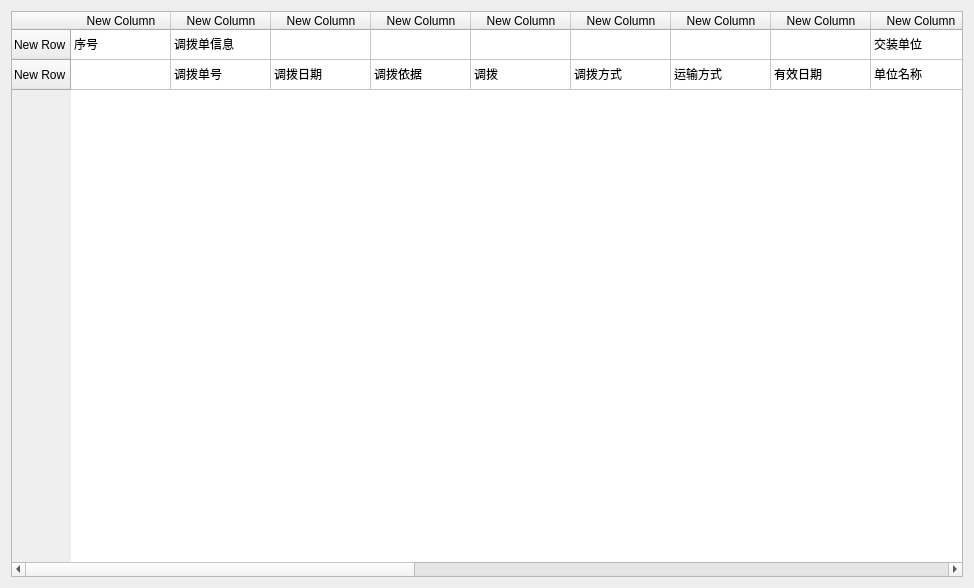
<?xml version="1.0" encoding="UTF-8"?>
<ui version="4.0">
 <class>Dialog</class>
 <widget class="QDialog" name="Dialog">
  <property name="geometry">
   <rect>
    <x>0</x>
    <y>0</y>
    <width>974</width>
    <height>588</height>
   </rect>
  </property>
  <property name="windowTitle">
   <string>Dialog</string>
  </property>
  <layout class="QHBoxLayout" name="horizontalLayout">
   <item>
    <widget class="QTableWidget" name="tw_result">
     <property name="layoutDirection">
      <enum>Qt::LeftToRight</enum>
     </property>
     <row>
      <property name="text">
       <string>New Row</string>
      </property>
     </row>
     <row>
      <property name="text">
       <string>New Row</string>
      </property>
     </row>
     <column>
      <property name="text">
       <string>New Column</string>
      </property>
     </column>
     <column>
      <property name="text">
       <string>New Column</string>
      </property>
     </column>
     <column>
      <property name="text">
       <string>New Column</string>
      </property>
     </column>
     <column>
      <property name="text">
       <string>New Column</string>
      </property>
     </column>
     <column>
      <property name="text">
       <string>New Column</string>
      </property>
     </column>
     <column>
      <property name="text">
       <string>New Column</string>
      </property>
     </column>
     <column>
      <property name="text">
       <string>New Column</string>
      </property>
     </column>
     <column>
      <property name="text">
       <string>New Column</string>
      </property>
     </column>
     <column>
      <property name="text">
       <string>New Column</string>
      </property>
     </column>
     <column>
      <property name="text">
       <string>New Column</string>
      </property>
     </column>
     <column>
      <property name="text">
       <string>New Column</string>
      </property>
     </column>
     <column>
      <property name="text">
       <string>New Column</string>
      </property>
     </column>
     <column>
      <property name="text">
       <string>New Column</string>
      </property>
     </column>
     <column>
      <property name="text">
       <string>New Column</string>
      </property>
     </column>
     <column>
      <property name="text">
       <string>New Column</string>
      </property>
     </column>
     <column>
      <property name="text">
       <string>New Column</string>
      </property>
     </column>
     <column>
      <property name="text">
       <string>New Column</string>
      </property>
     </column>
     <column>
      <property name="text">
       <string>New Column</string>
      </property>
     </column>
     <column>
      <property name="text">
       <string>New Column</string>
      </property>
     </column>
     <item row="0" column="0">
      <property name="text">
       <string>序号</string>
      </property>
     </item>
     <item row="0" column="1">
      <property name="text">
       <string>调拨单信息</string>
      </property>
     </item>
     <item row="0" column="2">
      <property name="text">
       <string/>
      </property>
     </item>
     <item row="0" column="8">
      <property name="text">
       <string>交装单位</string>
      </property>
     </item>
     <item row="0" column="9">
      <property name="text">
       <string/>
      </property>
     </item>
     <item row="0" column="11">
      <property name="text">
       <string>接装单位</string>
      </property>
     </item>
     <item row="0" column="12">
      <property name="text">
       <string/>
      </property>
     </item>
     <item row="0" column="14">
      <property name="text">
       <string>装备名称</string>
      </property>
     </item>
     <item row="0" column="15">
      <property name="text">
       <string>计量单位</string>
      </property>
     </item>
     <item row="0" column="16">
      <property name="text">
       <string>应发数</string>
      </property>
     </item>
     <item row="0" column="17">
      <property name="text">
       <string/>
      </property>
     </item>
     <item row="0" column="18">
      <property name="text">
       <string>备注</string>
      </property>
     </item>
     <item row="1" column="1">
      <property name="text">
       <string>调拨单号</string>
      </property>
     </item>
     <item row="1" column="2">
      <property name="text">
       <string>调拨日期</string>
      </property>
     </item>
     <item row="1" column="3">
      <property name="text">
       <string>调拨依据</string>
      </property>
     </item>
     <item row="1" column="4">
      <property name="text">
       <string>调拨</string>
      </property>
     </item>
     <item row="1" column="5">
      <property name="text">
       <string>调拨方式</string>
      </property>
     </item>
     <item row="1" column="6">
      <property name="text">
       <string>运输方式</string>
      </property>
     </item>
     <item row="1" column="7">
      <property name="text">
       <string>有效日期</string>
      </property>
     </item>
     <item row="1" column="8">
      <property name="text">
       <string>单位名称</string>
      </property>
     </item>
     <item row="1" column="9">
      <property name="text">
       <string>联系人</string>
      </property>
     </item>
     <item row="1" column="10">
      <property name="text">
       <string>联系电话</string>
      </property>
     </item>
     <item row="1" column="11">
      <property name="text">
       <string>单位名称</string>
      </property>
     </item>
     <item row="1" column="12">
      <property name="text">
       <string>联系人</string>
      </property>
     </item>
     <item row="1" column="13">
      <property name="text">
       <string>联系电话</string>
      </property>
     </item>
     <item row="1" column="14">
      <property name="text">
       <string/>
      </property>
     </item>
     <item row="1" column="15">
      <property name="text">
       <string/>
      </property>
     </item>
     <item row="1" column="16">
      <property name="text">
       <string>质量</string>
      </property>
     </item>
     <item row="1" column="17">
      <property name="text">
       <string>数量</string>
      </property>
     </item>
     <item row="1" column="18">
      <property name="text">
       <string/>
      </property>
     </item>
    </widget>
   </item>
  </layout>
 </widget>
 <resources/>
 <connections/>
</ui>
